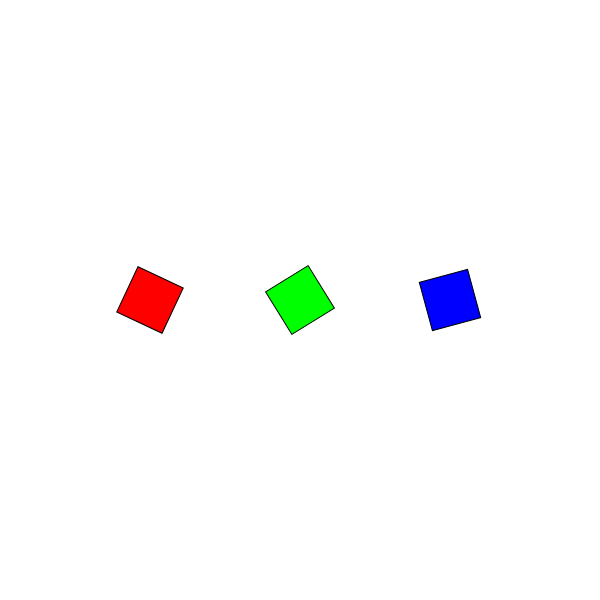
Frame 1 (no input)
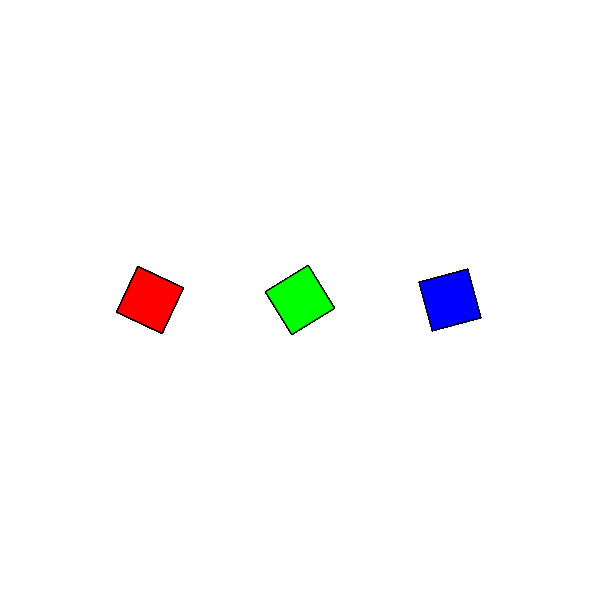
Frame 60 (no input)
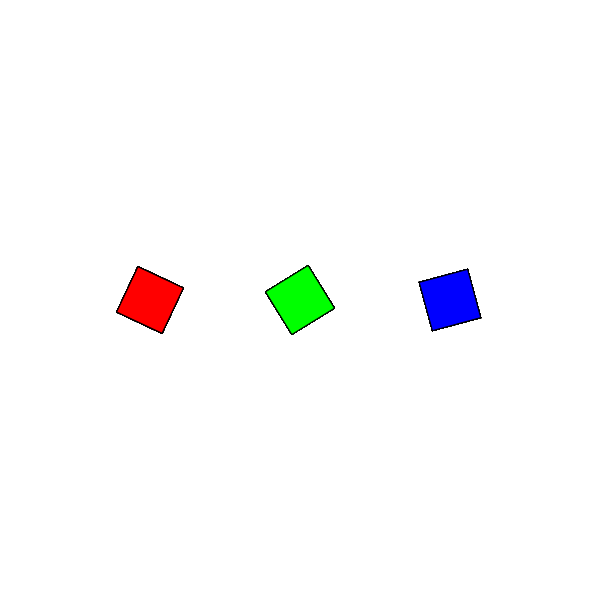
Frame 120 (the mouse pressed at the canvas centre since frame 60)

The p5.js sketch that drew these frames (run headless with seeded random() and noise() and a simulated clock; from frame 60 on, the mouse is pressed at the canvas centre):

// p5.js sketch
// ── sketch.js

var myMap;
var mapto;
function setup(){
	createCanvas(600,600)
	// var x = 0
	// var y = 0

	// for(var j = 0; j < height; j+=60){
	// 	for(var i = 0; i < width; i+=60){
	// 		color +=6;
	// 		fill(j/2, 7, i/2);
	// 		rect(j,i,30,30);
	// 	}
	// }
}


function draw(){
	//MAP FUnction
	// background(255);
	// myMap = map(mouseY, 0, height, 0,255);
	// mapto = map(mouseX, 0 ,width, 40, 400);
	// fill(0,0,myMap);
	// ellipse(width/2,height/2,mapto,mapto);

	// background(255);
	// line(100,0,100,height);
	// line(500,0,500,height);
	// myMap = map(mouseX,0,width,100,500);
	// mapto = constrain(mouseX, 100,500);
	// ellipse(myMap, 200,50,50);
	// ellipse(mapto, 400,50,50);


	push();
	translate(150,300);
	rotate(24);
	fill(255,0,0);
	rect(-25,-25,50,50);
	pop();

	push();
	fill(0,255,0);
	translate(300,300);
	rotate(45);
	rect(-25,-25,50,50);
	pop();
	
	push();
	fill(0,0,255);
	translate(450,300);
	rotate(50);
	rect(-25,-25,50,50);
	pop();
}
